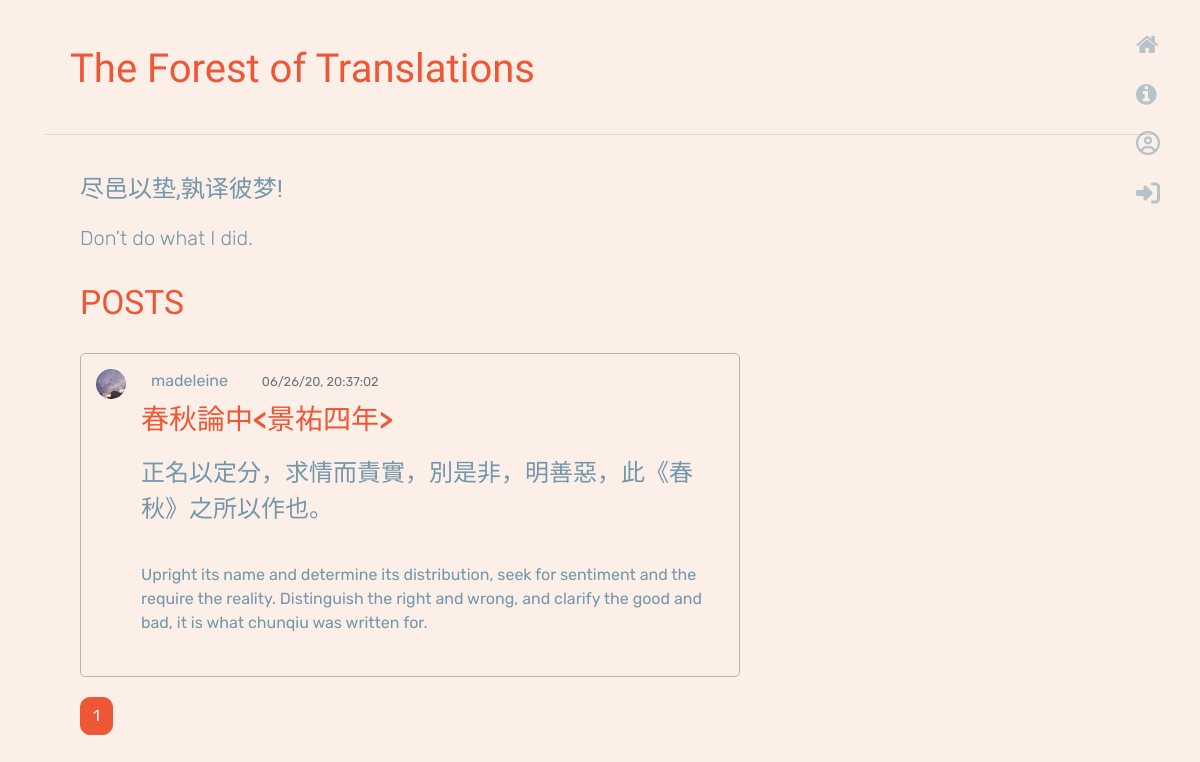
The page /home on the database its author committed.
### flaskwebsite/models.py (models this page shows, shortened)
class Post(db.Model):
    id = db.Column(db.Integer, primary_key=True)
    title = db.Column(db.String(100), nullable=False)
    date_posted = db.Column(db.DateTime, nullable=False, default=datetime.utcnow)
    chinese_content = db.Column(db.Text, nullable=False)
    content = db.Column(db.Text, nullable=False)
    user_id = db.Column(db.Integer, db.ForeignKey('user.id'), nullable=False)

class User(db.Model, UserMixin):
    id = db.Column(db.Integer, primary_key=True)
    username = db.Column(db.String(20), unique=True, nullable=False)
    email = db.Column(db.String(120), unique=True, nullable=False)
    image_file = db.Column(db.String(20), nullable=False, default='default.jpg')
    password = db.Column(db.String(60), nullable=False)
    posts = db.relationship('Post', backref='author', lazy=True)

### flaskwebsite/routes.py (the view)
@app.route('/')
@app.route('/home')
def home():
    page = request.args.get('page', 1, type=int)
    posts = Post.query.order_by(Post.date_posted.desc()).paginate(page=page, per_page=5)
    return render_template('home.html', posts=posts)

### flaskwebsite/templates/home.html (shortened to what this page needs)
{% extends "layout.html" %}
{% block content %}
    <div class="home-section">
    <div class="container">
        <p class="chinese-text">尽邑以垫,孰译彼梦!</p>
        <p class="lead">Don’t do what I did.</p>
        <h3><div class="post-section">POSTS</div></h3>
        {% for post in posts.items %}
            <article class="media form-section">
                <img class="rounded-circle article-img" src="{{url_for('static',
                 filename='profile_pics/' + post.author.image_file)}}">
              <div class="media-body">
                <div class="article-metadata">
                    <a class="article-author" href="{{url_for('user_posts', username=post.author.username)}}">{{ post.author.username }}</a>
                    <small class="text-muted">{{ post.date_posted.strftime('%x, %X')}}</small>
                </div>
                <h3><a class="article-title" href="{{url_for('post', post_id=post.id)}}">{{ post.title }}</a></h3>
                  <p class="chinese"> {{ post.chinese_content }}</p>
                <p class="article-content">{{ post.content }}</p>
              </div>
            </article>
        {% endfor %}
        {% for page_num in posts.iter_pages() %}
            {% if page_num %}
                {% if posts.page == page_num %}
                    <a class="btn btn-section active" href="{{url_for('home', page=page_num)}}">{{ page_num }}</a>
                {% else %}
                    <a class="btn btn-section" href="{{url_for('home', page=page_num)}}">{{ page_num }}</a>
                {% endif %}
            {% endif %}
        {% endfor %}
    {% endblock %}

### flaskwebsite/templates/layout.html (shortened to what this page needs)
<!doctype html>
<html lang="en">
  <head>
    <link rel="stylesheet" href="https://stackpath.bootstrapcdn.com/bootstrap/4.4.1/css/bootstrap.min.css">
    <link rel="stylesheet" type="text/css" href="{{ url_for('static', filename='main.css') }}">
  <link rel="stylesheet" href="https://cdnjs.cloudflare.com/ajax/libs/font-awesome/4.7.0/css/font-awesome.min.css">
  <link rel="stylesheet" href="https://cdnjs.cloudflare.com/ajax/libs/font-awesome/4.7.0/css/font-awesome.min.css">
  </head>
  <body>
    <div class="container">
      <header class="site-header">
        <h1 class="page-header" href="/">The Forest of Translations</h1>
      </header>
        <hr>
    </div>
      <div class="sidenav">
          <a id="home" href="{{url_for('home')}}"><i class="fa fa-home" style="font-size:24px"></i></a>
          <a id="about" href="{{url_for('about')}}"><i class="fa fa-info-circle" style="font-size:24px"></i></a>
            {% if current_user.is_authenticated %}
            <a class="nav-item nav-link" id="post" href="{{url_for('create_post')}}"><i class='far fa-edit' style='font-size:21px'></i></a>
            <a class="nav-item nav-link" id="account" href="{{url_for('account')}}"><i class='far fa-user-circle' style='font-size:22px'></i></a>
            <a class="nav-item nav-link" id="logout"  href="{{url_for('logout')}}"><i class='fas fa-user-alt-slash' style='font-size:20px'></i></a>
            {% else %}
            <a class="nav-item nav-link" id="register" href="{{url_for('register')}}"><i class='far fa-user-circle' style='font-size:24px'></i></a>
            <a class="nav-item nav-link" href="{{url_for('login')}}"><i class='fas fa-sign-in-alt' style='font-size:24px'></i></a>
            {% endif %}
      </div>
    <main role="main" class="container margin-right:160px">
      <div class="row">
        <div class="col-md-8">
        {% block content %}{% endblock %}
        </div>
      </div>
    </main>
</body>
</html>

### flaskwebsite/static/main.css (style rules this page uses)
:root { --bgcolor: #FCEFE8; --primary: #ED5736; --secendory: #7397ab; --third: #F9906F; --chinese: "Ma Shan Zheng"; --english: "Rubik"; --title: "Sulphur Point" }
body { background-color: var(--bgcolor); background-image: url("https://www.transparenttextures.com/patterns/groovepaper.png"); color: var(--secendory); margin: 20px; font-family: var(--english), sans-serif }
.chinese-text { font-family: var(--chinese), sans-serif; font-size: x-large; }
.page-header { color: var(--primary); font-family: var(--title), sans-serif; padding: 25px; }
.sidenav { height: 100%; width: 100px; position: fixed; z-index: 1; top: 0; right: -20px; overflow-x: hidden; padding-top: 20px; }
.sidenav a { padding: 6px 8px 6px 16px; text-decoration: none; font-size: 25px; color: var(--secendory); display: block; opacity: 50%; }
.home-section { padding: 20px; }
.btn-section { color: var(--primary); border: 1px solid var(--primary); border-radius: 10px; }
.btn-section.active { color: var(--bgcolor); background-color: var(--primary); border: 1px solid var(--primary); border-radius: 10px }
img { max-width: 100%; height: auto; }
.form-section { background-color: var(--bgcolor); border: #BAB2B5 solid 1px; border-radius: 5px; margin-bottom: 20px; margin-top: 20px; padding: 15px; }
.post-section { margin-top: 30px; margin-bottom: 30px; font-size: larger; color: var(--primary); font-family: var(--title), sans-serif; }
.article-author { color: var(--secendory); margin-left: 20px; margin-right: 30px; padding-bottom: 50px; }
.article-metadata { padding-bottom: 10px; }
.article-title { padding: 10px; color: var(--primary); }
.chinese { font-family: var(--chinese); font-size: x-large; padding: 10px; }
.article-content { padding: 10px; font-family: var(--english); }
.article-img { height: 30px; width: 30px; margin-right: 5px; margin-bottom: 1px; }

### rows shown on the page
Post: image_file (placeholder picture), author.username "madeleine", date_posted "06/26/20, 20:37:02", title "春秋論中<景祐四年>", chinese_content "正名以定分，求情而責實，別是非，明善惡，此《春秋》之所以作也。", content "Upright its name and determine its distribution, seek for sentiment and the require the reality. Distinguish the right and wrong, and clarify the good and bad, it is what chunqiu was written for."

### other values the page prints
{{ page_num }} "1"
